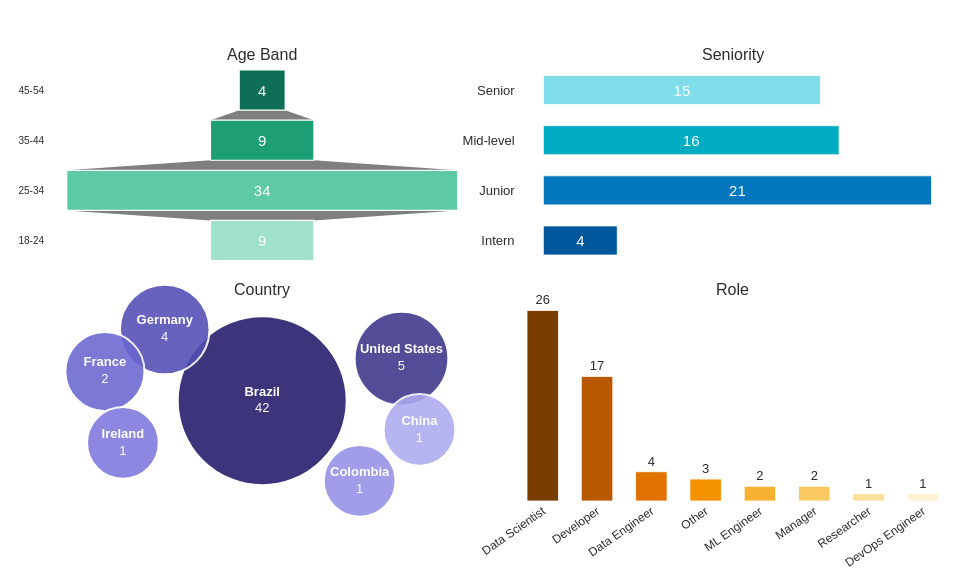

The cell this chart's notebook holds for it:
### Code cell
import numpy as np
from plotly.subplots import make_subplots
import plotly.graph_objects as go

# ── Palettes (extended so they never run short as N grows) ────────────────────
_TEAL   = ["#0F6E56", "#1D9E75", "#5DCAA5", "#9FE1CB", "#C5F0E3", "#E0F8F2"]
_BLUE   = ["#01579B", "#0277BD", "#00ACC1", "#80DEEA", "#B2EBF2", "#E0F7FA"]
_PURPLE = ["#231A6B", "#3C3489", "#524DB5", "#6B66D0", "#7F77DD", "#9590E6", "#ADAAF0", "#C5C3F7"]
_CORAL  = ["#993C1D", "#D85A30", "#E87A55", "#F0997B", "#F5C4B3", "#FAE0D6", "#FDF0EC", "#FEF8F5"]
_AMBER  = ["#7A3D00", "#B85900", "#E07200", "#F59200", "#F8B030", "#FAC860", "#FCE09A", "#FEF2D5"]
_BG = "#FFFFFF"

# ── Data ─────────────────────────────────────────────────────────────────────
# 1. Age Band — oldest→youngest (top→bottom in funnel)
_age = (df["age_band"].value_counts()
        .reindex(["45-54", "35-44", "25-34", "18-24"])
        .dropna().astype(int))

# 2. Seniority — short labels; Intern at bottom, Senior at top
_SEN_SHORT = {
    "intern": "Intern",
    "junior": "Junior",
    "mid":    "Mid-level",
    "senior": "Senior",
}
_sen = (df["seniority_norm"].map(_SEN_SHORT).value_counts()
        .reindex(list(_SEN_SHORT.values())).dropna().astype(int))

# 3. Country — largest bubble centred, rest in tight ring
_cvc = df["norm_country"].value_counts()
_cdf = pd.DataFrame({"country": _cvc.index, "n": _cvc.values}).sort_values("n", ascending=False).reset_index(drop=True)
_nc  = len(_cdf)
_ang = [2 * np.pi * i / max(_nc - 1, 1) + np.pi / 5 for i in range(_nc - 1)]
_bx  = [0.0] + [0.65 * np.cos(a) for a in _ang]
_by  = [0.0] + [0.4  * np.sin(a) for a in _ang]

if "Germany" in _cdf["country"].values:
    idx_germany = _cdf.index[_cdf["country"] == "Germany"][0]
    _bx[idx_germany] -= 0.3
if "Colombia" in _cdf["country"].values:
    idx_colombia = _cdf.index[_cdf["country"] == "Colombia"][0]
    _bx[idx_colombia] += 0.30
    _by[idx_colombia] -= 0.05

_bsz = (np.sqrt(_cdf["n"]) / np.sqrt(_cdf["n"].max()) * 115 + 54).tolist()

# 4. Role — most frequent on the left
_role = df["role_group"].value_counts().sort_values(ascending=False)

# ── Figure (2×2) ─────────────────────────────────────────────────────────────
fig_demo = make_subplots(
    rows=2, cols=2,
    specs=[[{"type": "funnel"}, {"type": "xy"}],
           [{"type": "xy"},     {"type": "xy"}]],
    subplot_titles=["Age Band", "Seniority", "Country", "Role"],
    horizontal_spacing=0.04,
    vertical_spacing=0.08,
)

# 1 — Funnel (row 1, col 1)
fig_demo.add_trace(go.Funnel(
    y=_age.index.tolist(), x=_age.values.tolist(),
    textinfo="value",
    textfont=dict(color="white", size=15, family="sans-serif"),
    marker=dict(color=_TEAL[:len(_age)], line=dict(color="white", width=1.2)),
    connector=dict(line=dict(color="rgba(0,0,0,0)", width=0)),
), row=1, col=1)

# 2 — Horizontal bar (Seniority) — leading spaces create gap between label and bar
fig_demo.add_trace(go.Bar(
    y=["  " + lbl for lbl in _sen.index.tolist()], x=_sen.values.tolist(),
    orientation="h",
    marker=dict(color=_BLUE[:len(_sen)], line=dict(color="white", width=0.8)),
    text=_sen.values.tolist(), textposition="inside",
    insidetextanchor="middle",
    textfont=dict(color="white", size=15),
    width=0.58,
), row=1, col=2)

# 3 — Bubble (Country) (row 2, col 1)
fig_demo.add_trace(go.Scatter(
    x=_bx, y=_by,
    mode="markers+text",
    marker=dict(size=_bsz, color=_PURPLE[:_nc], opacity=0.88,
                line=dict(color="white", width=2.0), sizemode="diameter"),
    text=[f"<b>{c}</b><br>{n}" for c, n in zip(_cdf["country"], _cdf["n"])],
    textposition="middle center",
    textfont=dict(color="white", size=13, family="sans-serif"),
    hovertemplate="%{text}<extra></extra>", cliponaxis=False
), row=2, col=1)

# 4 — Vertical bar (Role) — most frequent on left, counts above bars
fig_demo.add_trace(go.Bar(
    x=_role.index.tolist(), y=_role.values.tolist(),
    marker=dict(color=_AMBER[:len(_role)], line=dict(color="white", width=0.8)),
    text=_role.values.tolist(), textposition="outside",
    textfont=dict(size=13, color="#2C2C2A"),
    width=0.58, cliponaxis=False,
), row=2, col=2)

# ── Styling ───────────────────────────────────────────────────────────────────
fig_demo.update_layout(
    paper_bgcolor=_BG, plot_bgcolor=_BG,
    showlegend=False, width=960, height=580,
    margin=dict(t=65, b=30, l=10, r=10),
    font=dict(family="sans-serif", size=10, color="#2C2C2A"),
)
# Seniority (row 1, col 2)
fig_demo.update_xaxes(showgrid=False, zeroline=False, showticklabels=False,
                      range=[-1.5, int(_sen.max()) + 1], row=1, col=2)
fig_demo.update_yaxes(showgrid=False, zeroline=False,
                      tickfont=dict(size=13), row=1, col=2)
# Country (row 2, col 1)
fig_demo.update_xaxes(showgrid=False, zeroline=False, showticklabels=False,
                      range=[-0.82, 0.82], row=2, col=1)
fig_demo.update_yaxes(showgrid=False, zeroline=False, showticklabels=False,
                      range=[-0.56, 0.56], row=2, col=1)
# Role (row 2, col 2) — vertical bar
fig_demo.update_xaxes(showgrid=False, zeroline=False,
                      tickangle=-35, tickfont=dict(size=12), row=2, col=2)
fig_demo.update_yaxes(showgrid=False, zeroline=False, showticklabels=False, row=2, col=2)

U.save_fig(fig_demo, "demographics")
fig_demo.show()

### Figure 1 — Plotly figure (JSON) as saved in the notebook; plotly's stock layout.template omitted (floating-point values rounded to 4 significant figures)
{"data": [{"connector": {"line": {"color": "rgba(0,0,0,0)", "width": 0}}, "marker": {"color": ["#0F6E56", "#1D9E75", "#5DCAA5", "#9FE1CB"], "line": {"color": "white", "width": 1.2}}, "textfont": {"color": "white", "family": "sans-serif", "size": 15}, "textinfo": "value", "type": "funnel", "x": [4, 9, 34, 9], "xaxis": "x", "y": ["45-54", "35-44", "25-34", "18-24"], "yaxis": "y"}, {"insidetextanchor": "middle", "marker": {"color": ["#01579B", "#0277BD", "#00ACC1", "#80DEEA"], "line": {"color": "white", "width": 0.8}}, "orientation": "h", "text": ["4", "21", "16", "15"], "textfont": {"color": "white", "size": 15}, "textposition": "inside", "type": "bar", "width": 0.58, "x": [4, 21, 16, 15], "xaxis": "x2", "y": ["  Intern", "  Junior", "  Mid-level", "  Senior"], "yaxis": "y2"}, {"cliponaxis": false, "hovertemplate": "%{text}<extra></extra>", "marker": {"color": ["#231A6B", "#3C3489", "#524DB5", "#6B66D0", "#7F77DD", "#9590E6", "#ADAAF0"], "line": {"color": "white", "width": 2}, "opacity": 0.88, "size": [169, 93.68, 89.49, 79.1, 71.74, 71.74, 71.74], "sizemode": "diameter"}, "mode": "markers+text", "text": ["<b>Brazil</b><br>42", "<b>United States</b><br>5", "<b>Germany</b><br>4", "<b>France</b><br>2", "<b>Ireland</b><br>1", "<b>Colombia</b><br>1", "<b>China</b><br>1"], "textfont": {"color": "white", "family": "sans-serif", "size": 13}, "textposition": "middle center", "type": "scatter", "x": [0, 0.5259, -0.3679, -0.5938, -0.5259, 0.3679, 0.5938], "xaxis": "x3", "y": [0, 0.2351, 0.3978, 0.1627, -0.2351, -0.4478, -0.1627], "yaxis": "y3"}, {"cliponaxis": false, "marker": {"color": ["#7A3D00", "#B85900", "#E07200", "#F59200", "#F8B030", "#FAC860", "#FCE09A", "#FEF2D5"], "line": {"color": "white", "width": 0.8}}, "text": ["26", "17", "4", "3", "2", "2", "1", "1"], "textfont": {"color": "#2C2C2A", "size": 13}, "textposition": "outside", "type": "bar", "width": 0.58, "x": ["Data Scientist", "Developer", "Data Engineer", "Other", "ML Engineer", "Manager", "Researcher", "DevOps Engineer"], "xaxis": "x4", "y": [26, 17, 4, 3, 2, 2, 1, 1], "yaxis": "y4"}], "layout": {"annotations": [{"font": {"size": 16}, "showarrow": false, "text": "Age Band", "x": 0.24, "xanchor": "center", "xref": "paper", "y": 1, "yanchor": "bottom", "yref": "paper"}, {"font": {"size": 16}, "showarrow": false, "text": "Seniority", "x": 0.76, "xanchor": "center", "xref": "paper", "y": 1, "yanchor": "bottom", "yref": "paper"}, {"font": {"size": 16}, "showarrow": false, "text": "Country", "x": 0.24, "xanchor": "center", "xref": "paper", "y": 0.46, "yanchor": "bottom", "yref": "paper"}, {"font": {"size": 16}, "showarrow": false, "text": "Role", "x": 0.76, "xanchor": "center", "xref": "paper", "y": 0.46, "yanchor": "bottom", "yref": "paper"}], "font": {"color": "#2C2C2A", "family": "sans-serif", "size": 10}, "height": 580, "margin": {"b": 30, "l": 10, "r": 10, "t": 65}, "paper_bgcolor": "#FFFFFF", "plot_bgcolor": "#FFFFFF", "showlegend": false, "width": 960, "xaxis": {"anchor": "y", "domain": [0, 0.48]}, "xaxis2": {"anchor": "y2", "domain": [0.52, 1], "range": [-1.5, 22], "showgrid": false, "showticklabels": false, "zeroline": false}, "xaxis3": {"anchor": "y3", "domain": [0, 0.48], "range": [-0.82, 0.82], "showgrid": false, "showticklabels": false, "zeroline": false}, "xaxis4": {"anchor": "y4", "domain": [0.52, 1], "showgrid": false, "tickangle": -35, "tickfont": {"size": 12}, "zeroline": false}, "yaxis": {"anchor": "x", "domain": [0.54, 1]}, "yaxis2": {"anchor": "x2", "domain": [0.54, 1], "showgrid": false, "tickfont": {"size": 13}, "zeroline": false}, "yaxis3": {"anchor": "x3", "domain": [0, 0.46], "range": [-0.56, 0.56], "showgrid": false, "showticklabels": false, "zeroline": false}, "yaxis4": {"anchor": "x4", "domain": [0, 0.46], "showgrid": false, "showticklabels": false, "zeroline": false}}}
